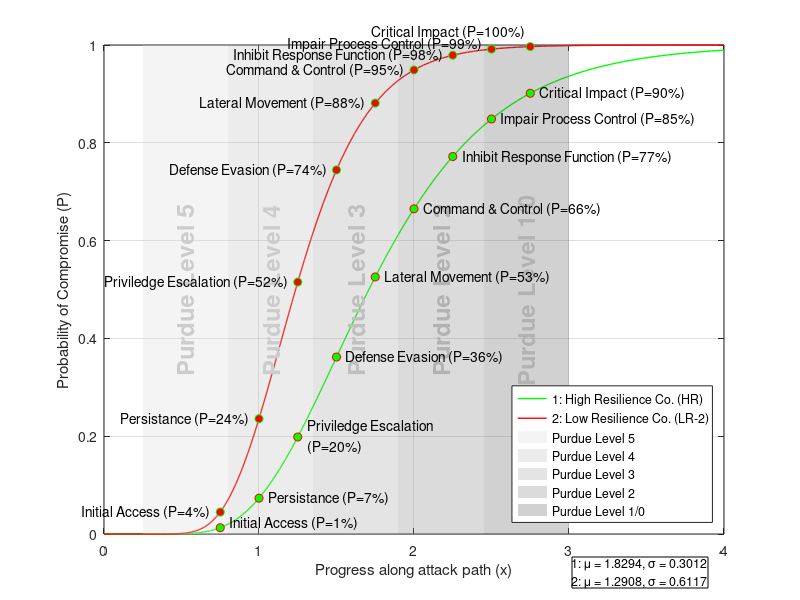

Write the MATLAB code that produced this figure.
% Adam Lewis 3rd Year Individual Project
% Student ID 11076422

% ChatGPT o3-mini-high was used to aid debugging and production of the 
% MATLAB visualisations in this project.

% This script is used to generate 2 curves:
%   Company B: High Resilience Modelled Company from simulated model inputs
%   Company C: Low Resilience Modelled Company from simulated model inputs
%
% Then shaded bands are added to the plot area depicting the relative risk
% of the 5 layers of the Purdue Model of a substation
%
% Finally a series of escalating events are added to each curve at set points
% along the intensity measure X axis

% Define desired figure size in pixels
plotWidth = 600;   % Width in pixels
plotHeight = 700;  % Height in pixels

% NEW MODEL
m_norm_B = 1.8294;    % High resilience Modelled Company Normalised & scaled mean
s_norm_B = 0.6988;    % High resilience Modelled Company Normalised std deviation
m_norm_C = 1.2908;    % Low Resilience Modelled Company Normalised & scaled mean
s_norm_C = 0.3883;    % Low Resilience Modelled Company Normalised std deviation


% Convert mean and std to beta/theta for companies B and C
beta_B = sqrt(log(1 + (s_norm_B/m_norm_B)^2));
theta_B = m_norm_B * exp(-0.5 * beta_B^2);
beta_C = sqrt(log(1 + (s_norm_C/m_norm_C)^2));
theta_C = m_norm_C * exp(-0.5 * beta_C^2);

% Define intensity measure X
x = linspace(0, 4, 100);

% Use normcdf to generate fragility curves
P_CompanyB = normcdf((log(x / theta_B)) / beta_B);
P_CompanyC = normcdf((log(x / theta_C)) / beta_C);

% Plot fragility curves
figure('Color','w', 'Units','pixels', 'Position',[100 0 plotWidth plotHeight]);
p1 = plot(x, P_CompanyB, 'g-', 'LineWidth', 1); hold on;
p2 = plot(x, P_CompanyC, 'r-', 'LineWidth', 1);
xlabel('Progress along attack path (x)');
ylabel('Probability of Compromise (P)');
set(gcf, 'Color', 'white');

grid on;

%% Add Purdue level bands to plot area

% Get the current y-axis limits
yl = ylim;
% Get vertical midpint for text labels within bands
yMid = mean(yl); 

colorP5 = [0.85 0.85 0.85]; % P5
colorP4 = [0.75 0.75 0.75]; % P4
colorP3 = [0.64 0.64 0.64]; % P3
colorP2 = [0.52 0.52 0.52]; % P2
colorP1 = [0.40 0.40 0.40];

% Band P5
x_startP5 = 0.25;
x_endP5 = x_startP5 + 0.55; 
hP5 = patch([x_startP5 x_endP5 x_endP5 x_startP5], [yl(1) yl(1) yl(2) yl(2)], ...
      colorP5, 'FaceAlpha', 0.3, 'EdgeColor', 'none', 'DisplayName', 'Purdue Level 5');
x_midP5 = (x_startP5 + x_endP5)/2; 
text(x_midP5, yMid, 'Purdue Level 5', ...
    'Rotation', 90, 'HorizontalAlignment','center','VerticalAlignment','middle', ...
    'FontSize', 17,'Color',[0.80,0.80,0.80],'FontWeight', 'bold');

% Band P4
x_startP4 = x_endP5;  
x_endP4 = x_startP4 + 0.55; 
hP4 = patch([x_startP4 x_endP4 x_endP4 x_startP4], [yl(1) yl(1) yl(2) yl(2)], ...
      colorP4, 'FaceAlpha', 0.3, 'EdgeColor', 'none', 'DisplayName', 'Purdue Level 4');
x_midP4 = (x_startP4 + x_endP4)/2; 
text(x_midP4, yMid, 'Purdue Level 4', ...
    'Rotation', 90, 'HorizontalAlignment','center','VerticalAlignment','middle', ...
    'FontSize', 17,'Color',[0.8,0.8,0.8],'FontWeight', 'bold');

% Band P3
x_startP3 = x_endP4; 
x_endP3 = x_startP3 + 0.55; 
hP3 = patch([x_startP3 x_endP3 x_endP3 x_startP3], [yl(1) yl(1) yl(2) yl(2)], ...
      colorP3, 'FaceAlpha', 0.3, 'EdgeColor', 'none', 'DisplayName', 'Purdue Level 3');
x_midP3 = (x_startP3 + x_endP3)/2; 
text(x_midP3, yMid, 'Purdue Level 3', ...
    'Rotation', 90, 'HorizontalAlignment','center','VerticalAlignment','middle', ...
    'FontSize', 17,'Color',[0.75,0.75,0.75],'FontWeight', 'bold');

% Band P2
x_startP2 = x_endP3; 
x_endP2 = x_startP2 + 0.55;
hP2 = patch([x_startP2 x_endP2 x_endP2 x_startP2], [yl(1) yl(1) yl(2) yl(2)], ...
      colorP2, 'FaceAlpha', 0.3, 'EdgeColor', 'none', 'DisplayName', 'Purdue Level 2');
x_midP2 = (x_startP2 + x_endP2)/2; 
text(x_midP2, yMid, 'Purdue Level 2', ...
    'Rotation', 90, 'HorizontalAlignment','center','VerticalAlignment','middle', ...
    'FontSize', 17,'Color',[0.7,0.7,0.7],'FontWeight', 'bold');

% Band P1
x_startP1 = x_endP2; 
x_endP1 = x_startP1 + 0.55; 
hP1 = patch([x_startP1 x_endP1 x_endP1 x_startP1], [yl(1) yl(1) yl(2) yl(2)], ...
      colorP1, 'FaceAlpha', 0.3, 'EdgeColor', 'none', 'DisplayName', 'Purdue Level 1/0');
x_midP1 = (x_startP1 + x_endP1)/2; 
text(x_midP1, yMid, 'Purdue Level 1/0', ...
    'Rotation', 90, 'HorizontalAlignment','center','VerticalAlignment','middle', ...
    'FontSize', 17,'Color',[0.7,0.7,0.7],'FontWeight', 'bold');

%% Place 8 labeled points on the HR green curve

% define intensity measure of dot placement at
% 0.25 intervals from 0.75 to 2.75 aligning event
% intensity with applicable Purdue level
dotX = 0.75:0.25:2.75;
dotY = normcdf((log(dotX / theta_B)) / beta_B);

% place green dots and labels with percentage
plot(dotX(1), dotY(1), 'ro', 'MarkerSize', 6, 'MarkerFaceColor', 'g', 'HandleVisibility','off');
text(dotX(1)+0.06, dotY(1)+0.01, sprintf('Initial Access (P=%.0f%%)', dotY(1)*100), 'HorizontalAlignment','left','VerticalAlignment','middle');

plot(dotX(2), dotY(2), 'ro', 'MarkerSize', 6, 'MarkerFaceColor', 'g', 'HandleVisibility','off');
text(dotX(2)+0.06, dotY(2), sprintf('Persistance (P=%.0f%%)', dotY(2)*100), 'HorizontalAlignment','left','VerticalAlignment','middle');

plot(dotX(3), dotY(3), 'ro', 'MarkerSize', 6, 'MarkerFaceColor', 'g', 'HandleVisibility','off');
text(dotX(3)+0.06, dotY(3), sprintf('Priviledge Escalation\n(P=%.0f%%)', dotY(3)*100), 'HorizontalAlignment','left','VerticalAlignment','middle');

plot(dotX(4), dotY(4), 'ro', 'MarkerSize', 6, 'MarkerFaceColor', 'g', 'HandleVisibility','off');
text(dotX(4)+0.06, dotY(4), sprintf('Defense Evasion (P=%.0f%%)', dotY(4)*100), 'HorizontalAlignment','left','VerticalAlignment','middle');

plot(dotX(5), dotY(5), 'ro', 'MarkerSize', 6, 'MarkerFaceColor', 'g', 'HandleVisibility','off');
text(dotX(5)+0.06, dotY(5), sprintf('Lateral Movement (P=%.0f%%)', dotY(5)*100), 'HorizontalAlignment','left','VerticalAlignment','middle');

plot(dotX(6), dotY(6), 'ro', 'MarkerSize', 6, 'MarkerFaceColor', 'g', 'HandleVisibility','off');
text(dotX(6)+0.06, dotY(6), sprintf('Command & Control (P=%.0f%%)', dotY(6)*100), 'HorizontalAlignment','left','VerticalAlignment','middle');

plot(dotX(7), dotY(7), 'ro', 'MarkerSize', 6, 'MarkerFaceColor', 'g', 'HandleVisibility','off');
text(dotX(7)+0.06, dotY(7), sprintf('Inhibit Response Function (P=%.0f%%)', dotY(7)*100), 'HorizontalAlignment','left','VerticalAlignment','middle');

plot(dotX(8), dotY(8), 'ro', 'MarkerSize', 6, 'MarkerFaceColor', 'g', 'HandleVisibility','off');
text(dotX(8)+0.06, dotY(8), sprintf('Impair Process Control (P=%.0f%%)', dotY(8)*100), 'HorizontalAlignment','left','VerticalAlignment','middle');

plot(dotX(9), dotY(9), 'ro', 'MarkerSize', 6, 'MarkerFaceColor', 'g', 'HandleVisibility','off');
text(dotX(9)+0.06, dotY(9), sprintf('Critical Impact (P=%.0f%%)', dotY(9)*100), 'HorizontalAlignment','left','VerticalAlignment','middle');


%% Place 8 labeled points on the LR red curve

% define intensity measure of dot placement at
% 0.25 intervals from 0.75 to 2.75 aligning event
% intensity with applicable Purdue level
dotYg = normcdf((log(dotX / theta_C)) / beta_C);

% place red dots and labels with percentage
plot(dotX(1), dotYg(1), 'go', 'MarkerSize', 6, 'MarkerFaceColor', 'r', 'HandleVisibility','off');
text(dotX(1)-0.06, dotYg(1), sprintf('Initial Access (P=%.0f%%)', dotYg(1)*100), 'HorizontalAlignment','right','VerticalAlignment','middle');

plot(dotX(2), dotYg(2), 'go', 'MarkerSize', 6, 'MarkerFaceColor', 'r', 'HandleVisibility','off');
text(dotX(2)-0.06, dotYg(2), sprintf('Persistance (P=%.0f%%)', dotYg(2)*100), 'HorizontalAlignment','right','VerticalAlignment','middle');

plot(dotX(3), dotYg(3), 'go', 'MarkerSize', 6, 'MarkerFaceColor', 'r', 'HandleVisibility','off');
text(dotX(3)-0.06, dotYg(3), sprintf('Priviledge Escalation (P=%.0f%%)', dotYg(3)*100), 'HorizontalAlignment','right','VerticalAlignment','middle');

plot(dotX(4), dotYg(4), 'go', 'MarkerSize', 6, 'MarkerFaceColor', 'r', 'HandleVisibility','off');
text(dotX(4)-0.06, dotYg(4), sprintf('Defense Evasion (P=%.0f%%)', dotYg(4)*100), 'HorizontalAlignment','right','VerticalAlignment','middle');

plot(dotX(5), dotYg(5), 'go', 'MarkerSize', 6, 'MarkerFaceColor', 'r', 'HandleVisibility','off');
text(dotX(5)-0.06, dotYg(5), sprintf('Lateral Movement (P=%.0f%%)', dotYg(5)*100), 'HorizontalAlignment','right','VerticalAlignment','middle');

plot(dotX(6), dotYg(6), 'go', 'MarkerSize', 6, 'MarkerFaceColor', 'r', 'HandleVisibility','off');
text(dotX(6)-0.06, dotYg(6), sprintf('Command & Control (P=%.0f%%)', dotYg(6)*100), 'HorizontalAlignment','right','VerticalAlignment','middle');

plot(dotX(7), dotYg(7), 'go', 'MarkerSize', 6, 'MarkerFaceColor', 'r', 'HandleVisibility','off');
text(dotX(7)-0.06, dotYg(7), sprintf('Inhibit Response Function (P=%.0f%%)', dotYg(7)*100), 'HorizontalAlignment','right','VerticalAlignment','middle');

plot(dotX(8), dotYg(8), 'go', 'MarkerSize', 6, 'MarkerFaceColor', 'r', 'HandleVisibility','off');
text(dotX(8)-0.06, dotYg(8)+0.01, sprintf('Impair Process Control (P=%.0f%%)', dotYg(8)*100), 'HorizontalAlignment','right','VerticalAlignment','middle');

plot(dotX(9), dotYg(9), 'go', 'MarkerSize', 6, 'MarkerFaceColor', 'r', 'HandleVisibility','off');
text(dotX(9)-0.03, dotYg(9)+0.03, sprintf('Critical Impact (P=%.0f%%)', dotYg(9)*100), 'HorizontalAlignment','right','VerticalAlignment','middle');


% Add leged for curves and the 5 purdue bands
legendHandles = [p1, p2, hP5, hP4, hP3, hP2, hP1];
legendLabels  = {
    '1: High Resilience Co. (HR)', ...
    '2: Low Resilience Co. (LR-2)', ...
    'Purdue Level 5', 'Purdue Level 4', 'Purdue Level 3', ...
    'Purdue Level 2', 'Purdue Level 1/0'
};
legend(legendHandles, legendLabels, 'Location','southeast');

% Text box for mean and SD inputs
annotation_str = {...
    sprintf('1: μ = %.4f, σ = %.4f', m_norm_B, 1-s_norm_B), ...
    sprintf('2: μ = %.4f, σ = %.4f', m_norm_C, 1-s_norm_C)};
annotation('textbox', [0.715, 0.02, 0.5, 0.3], 'String', annotation_str, ...
           'FitBoxToText', 'on', 'EdgeColor', 'black', ...
           'BackgroundColor', 'white', 'FontSize', 9);

hold off;

ax = gca;
ti = get(ax, 'TightInset');
% Increase only the top margin by adding a small extra value (e.g., 0.05)
set(ax, 'LooseInset', [ti(1), ti(2), ti(3), ti(4) + 0.05]);
saveas(gcf, 'img_chapter_7_4_incorporate_events_adjusted.png');
